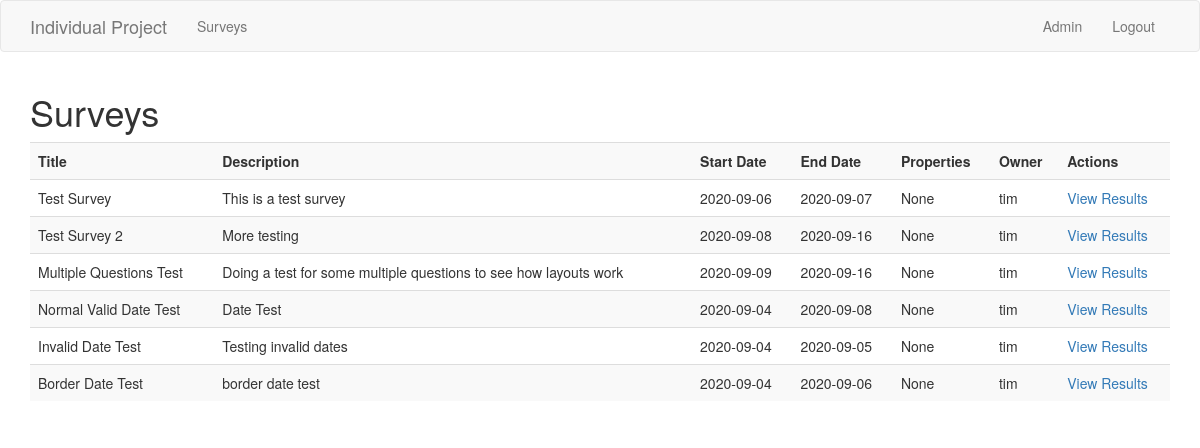
Before: /admin/surveys/ (signed in) with the older database file.
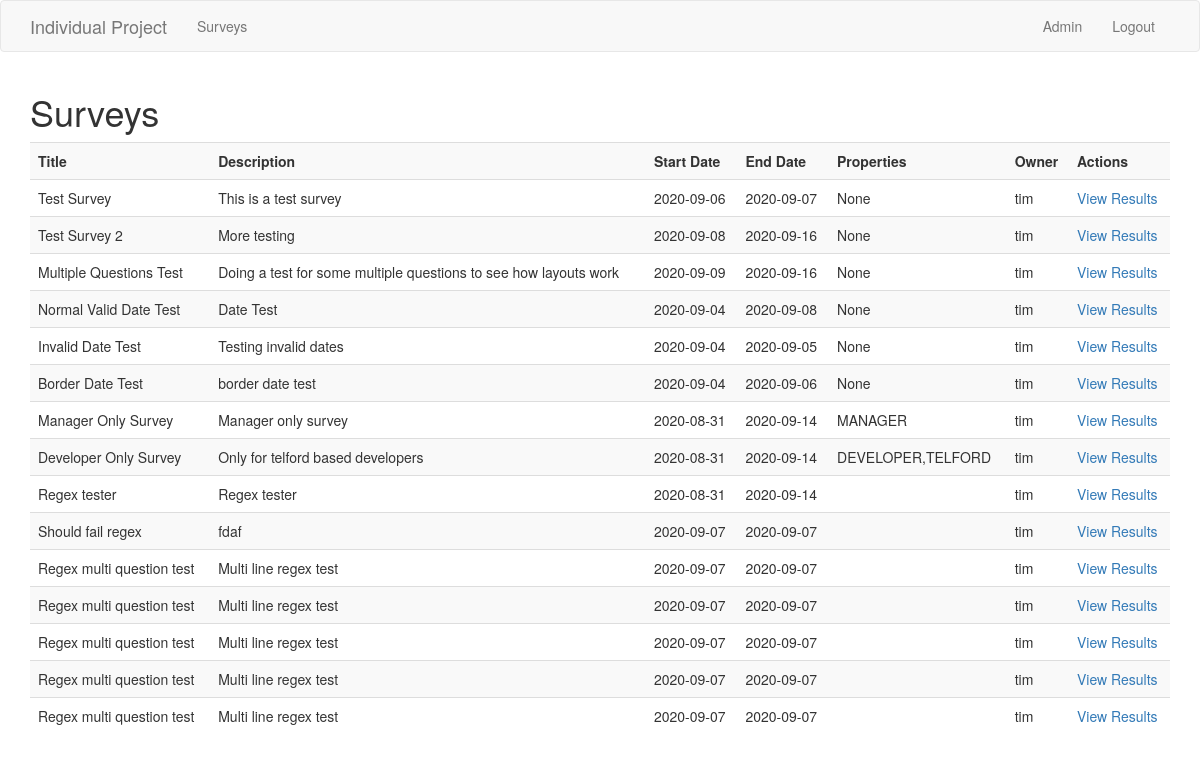
After: the same page with the newer database file.
### app/models.py (models this page shows, shortened)
class Survey(db.Model):
    id = db.Column(db.Integer, primary_key=True)
    title = db.Column(db.String(64))
    description = db.Column(db.String(280))
    start_date = db.Column(db.Date)
    end_date = db.Column(db.Date)
    user_id = db.Column(db.Integer, db.ForeignKey("user.id"))
    properties = db.Column(db.String(500))
    questions = db.relationship("Question", back_populates="survey")
    user = db.relationship("User", back_populates="surveys")

class User(UserMixin, db.Model):
    id = db.Column(db.Integer, primary_key=True)
    username = db.Column(db.String(64), index=True, unique=True)
    email = db.Column(db.String(120), index=True, unique=True)
    hashed_password = db.Column(db.String(128))
    role = db.Column(db.String(80), default="USER")
    properties = db.Column(db.String(500))
    responses = db.relationship("Response", back_populates="user")
    surveys = db.relationship("Survey", back_populates="user")

### app/routes.py (the view)
@app.route("/admin/surveys/")
@role_required("ADMIN")
def admin_surveys_list():
    surveys = Survey.query.filter_by(user_id=current_user.id).all()
    return render_template("admin/surveys.html", surveys=surveys)

### app/models.py (called while the page is built)
@login.user_loader
def load_user(user_id):
    return User.query.get(int(user_id))

### app/routes.py (called while the page is built)
def role_required(role="ANY"):
    def wrapper(fn):
        @wraps(fn)
        def decorated_view(*args, **kwargs):
            if not current_user.is_authenticated:
                return app.login_manager.unauthorized()
            if (current_user.role != role) and (role != "ANY"):
                return app.login_manager.unauthorized()
            return fn(*args, **kwargs)
        return decorated_view
    return wrapper

### app/templates/admin/surveys.html
{% extends "base.html" %}
{% block app_content %}
<h1>Surveys</h1>
<table class="table table-striped">
    <tr><th>Title</th><th>Description</th><th>Start Date</th><th>End Date</th><th>Properties</th><th>Owner</th><th>Actions</th></tr>
    {% for survey in surveys %}
    <tr>
        <td>{{ survey.title }}</td>
        <td>{{ survey.description }}</td>
        <td>{{ survey.start_date }}</td>
        <td>{{ survey.end_date }}</td>
        <td>{{ survey.properties }}</td>
        <td>{{ survey.user.username }}</td>
        <td><a href="{{ url_for('admin_survey_results', survey_id=survey.id) }}">View Results</a></td>
    </tr>
    {% endfor %}
</table>
{% endblock %}

### app/templates/base.html (shortened to what this page needs)
{% extends 'bootstrap/base.html' %}
{% block head %}
{{ super() }}
{% endblock %}
{% block navbar %}
    <nav class="navbar navbar-default">
        <div class="container">
            <div class="navbar-header">
                <a class="navbar-brand">Individual Project</a>
            </div>
            <div class="collapse navbar-collapse" id="bs-example-navbar-collapse-1">
                <ul class="nav navbar-nav">
                    <li><a href="{{ url_for('index') }}">Surveys</a></li>
                </ul>
                <ul class="nav navbar-nav navbar-right">
                    {% if current_user.is_anonymous %}
                    <li><a href="{{ url_for('login') }}">Login</a></li>
                    {% else %}
                    {% if current_user.role == "ADMIN" %}
                        <li><a href="{{ url_for('admin_index') }}">Admin</a></li>
                    {% endif %}
                    <li><a href="{{ url_for('logout') }}">Logout</a></li>
                    {% endif %}
                </ul>
            </div>
        </div>
    </nav>
{% endblock %}
{% block content %}
    <div class="container">
        {% block app_content %}{% endblock %}
    </div>
{% endblock %}

Changed rows visible on the page:
added Survey: title "Manager Only Survey", description "Manager only survey", start_date "2020-08-31", end_date "2020-09-14", properties "MANAGER", user.username "tim"
added Survey: title "Developer Only Survey", description "Only for telford based developers", start_date "2020-08-31", end_date "2020-09-14", properties "DEVELOPER,TELFORD", user.username "tim"
added Survey: title "Regex tester", description "Regex tester", start_date "2020-08-31", end_date "2020-09-14", user.username "tim"
added Survey: title "Should fail regex", description "fdaf", start_date "2020-09-07", end_date "2020-09-07", user.username "tim"
added Survey: title "Regex multi question test", description "Multi line regex test", start_date "2020-09-07", end_date "2020-09-07", user.username "tim"
added Survey: title "Regex multi question test", description "Multi line regex test", start_date "2020-09-07", end_date "2020-09-07", user.username "tim"
added Survey: title "Regex multi question test", description "Multi line regex test", start_date "2020-09-07", end_date "2020-09-07", user.username "tim"
added Survey: title "Regex multi question test", description "Multi line regex test", start_date "2020-09-07", end_date "2020-09-07", user.username "tim"
added Survey: title "Regex multi question test", description "Multi line regex test", start_date "2020-09-07", end_date "2020-09-07", user.username "tim"
